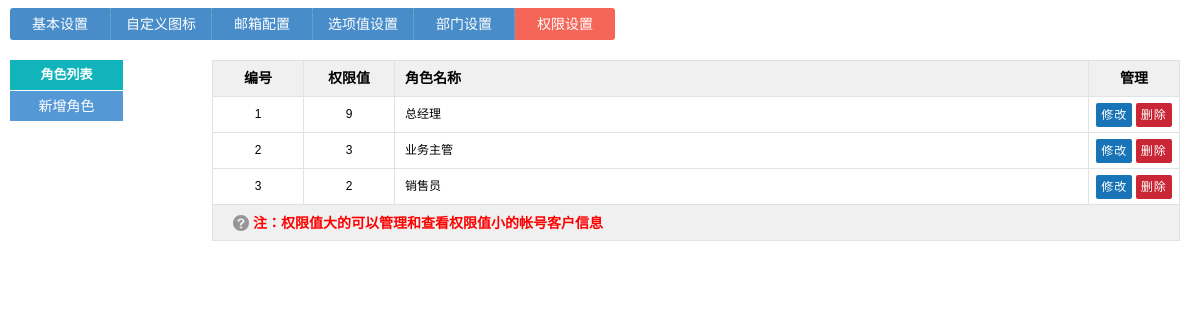
Page /index.php/role (signed in) on the committed database.
### tables this page shows
CREATE TABLE `ci_role` (
  `id` mediumint(9) NOT NULL AUTO_INCREMENT,
  `name` varchar(255) DEFAULT NULL,
  `lever` text,
  `right` int(11) DEFAULT '0' COMMENT '权限值',
  `isdel` tinyint(1) DEFAULT '0',
  PRIMARY KEY (`id`)
);

### application/controllers/role.php (called while the page is built, shortened)
<?php if (!defined('BASEPATH')) exit('No direct script access allowed');
class Role extends CI_Controller
{
    public function index()
    {
        $data['list'] = $this->mysql_model->get_results('role', array('isdel' => 0));
        $this->load->view('role/index', $data);
    }
}

### index.php (called while the page is built, shortened)
<?php
require_once BASEPATH . 'core/CodeIgniter.php';

### application/models/mysql_model.php (called while the page is built, shortened)
<?php if (!defined('BASEPATH')) exit('No direct script access allowed');
class Mysql_model extends CI_Model
{
    public function get_results($table, $where = '', $type = 2)
    {
        $this->db->from($this->db->dbprefix($table));
        if (is_array($where)) {
            $this->db->where($this->setwhere($where), NULL, FALSE);
        } else {
            if ($where) $this->db->where($where, NULL, FALSE);
        }
        $query = $this->db->get();
        switch ($type) {
            case 2:
                $result = $query->result_array();
                break;
        }
        return $result;
    }
    public function setwhere($search)
    {
        $where = ' (1=1) ';
        $order = $group = $limit1 = $limit2 = $having = '';
        foreach ($search as $key => $val) {
            $f = strpos($key, ' ') !== false ? ' ' : ' = ';
            if (strpos($key, 'or|') !== false) {
                $t = ' or ';
                $key = str_replace('or|', '', $key);
            } else {
                $t = ' and ';
            }
            if (strpos($key, 'in|') !== false) {
                $key = str_replace('in|', '', $key);
                $val = is_array($val) ? "('" . implode("','", $val) . "')" : '(' . $val . ')';
                $where .= $t . $key . ' in ' . $val;
            } elseif (strpos($key, 'like|') !== false) {
                $key = str_replace('like|', '', $key);
                $where .= $t . $key . ' like ' . $this->db->escape('%' . $val . '%');
            } elseif (strpos($key, 'find|') !== false) {
                $key = str_replace('find|', '', $key);
                $where .= $t . ' find_in_set(' . $val . ',' . $key . ')';
            } elseif (strpos($key, '#)') !== false) {
                $where .= ')';
            } else {
                $where .= $t . $key . $f . $this->db->escape($val);
            }
        }
        return $where . $group . $having . $order . $limit1;
    }
}

### application/views/role/index.php (the view, shortened to what this page needs)
<!DOCTYPE html PUBLIC "-//W3C//DTD XHTML 1.0 Transitional//EN""http://www.w3.org/TR/xhtml1/DTD/xhtml1-transitional.dtd">
<html xmlns="http://www.w3.org/1999/xhtml">
<head>
    <link href="<?php echo base_url() ?>theme/default/css/common.css" rel="stylesheet" type="text/css">
    <link rel="stylesheet" type="text/css" href="<?php echo base_url() ?>theme/default/css/sweetalert.css">
</head>
<body>
<span class="MenuboxS">
 <ul>
 <li><span><a href="<?php echo site_url('setting') ?>">基本设置</a></span></li>
 <li><span><a href="<?php echo site_url('zicon') ?>">自定义图标</a></span></li>
 <li><span><a href="<?php echo site_url('setting/mail') ?>">邮箱配置</a></span></li>
 <li><span><a href="<?php echo site_url('select') ?>">选项值设置</a></span></li>
 <li><span><a href="<?php echo site_url('group') ?>">部门设置</a></span></li>
 <li class="hover"><span><a href="<?php echo site_url('role') ?>">权限设置</a></span></li>
 </ul>
 </span>
<div id="setxhing">
    <ul class="xhing">
        <table width="100%" border="0" cellspacing="0" cellpadding="0" id="user_level">
            <tr>
                <td width="202" valign="top" class="pdt10">
                    <div class="MenuboxL">
                        <ul>
                            <li class="hover"><span><a href="?">角色列表</a></span></li>
                            <li class=""><span><a href="javascript:;" onclick='Level_Add()'>新增角色</a></span></li>
                        </ul>
                    </div>
                </td>
                <td valign="top">
                    <table width="100%" border="0" cellpadding="0" cellspacing="0">
                        <tr>
                            <td valign="top" class="td_n pdr10 pdt10">
                                <table width="100%" border="0" cellspacing="0" cellpadding="0" CLASS="table_1">
                                    <tr class="tr_t">
                                        <td width="90" class="td_l_c">编号</td>
                                        <td width="90" class="td_l_c">权限值</td>
                                        <td class="td_l_l">角色名称</td>
                                        <td width="90" class="td_l_c">管理</td>
                                    </tr>
                                    <?php foreach ($list as $arr => $row) { ?>
                                        <tr class="tr">
                                            <td class="td_l_c"><?php echo $row['id'] ?></td>
                                            <td class="td_l_c"><?php echo $row['right'] ?></td>
                                            <td class="td_l_l"><a href='#'
                                                                  onclick='Level_InfoEdit<?php echo $row['id'] ?>()'><?php echo $row['name'] ?></a>
                                            </td>
                                            <td class="td_l_c" nowrap="nowrap">
                                                <input type="button" class="btn1 btnxiug" value="修改" title="修改"
                                                       onclick='Level_InfoEdit<?php echo $row['id'] ?>()'/>
                                                <input class="btn1 btnshanc" type="button"
                                                       onclick="if(confirm(' 你真的要删除吗？')) {location.href='<?php echo site_url('role/del') ?>?id=<?php echo $row['id'] ?>';};"
                                                       title="删除" value="删除">
                                            </td>
                                        </tr>
                                    <?php } ?>
                                    <tr class="tr_t">
                                        <td colspan="4" class="td_l_l"><span class="info_help help02">注：权限值大的可以管理和查看权限值小的帐号客户信息</span>
                                        </td>
                                    </tr>
                                </table>
                            </td>
                        </tr>
                    </table>
                </td>
            </tr>
        </table>
    </ul>
</body>
</html>

### theme/default/css/common.css (style rules this page uses)
html { background: #FFF; height: 100%; }
body { margin: 0; line-height: 1.5em; font-size: 13px; color: #000000; font-family: "Microsoft YaHei", "微软雅黑", "宋体", STHeiti, MingLiu, Verdana, Geneva, sans-serif; }
dl, dt, dd, ul, ol, li, h1, h2, h3, h4, h5, h6, pre, code, form, legend, input, button, textarea, p, blockquote, th, td { margin: 0; padding: 0; }
table { border-spacing: 0; outline: 0; font-size: 12px; }
li { list-style: none; }
input, button, textarea, select, optgroup, option { font-family: inherit; font-size: inherit; font-style: inherit; font-weight: inherit; }
a:link { color: #000000; text-decoration: none; }
.xhing { padding:10px; clear:both; }
.pdr10 { padding-right: 10px; }
.pdt10 { padding-top: 10px; }
.help02 { color: red; padding-left: 20px; }
.btn1 ,a.btn1 { padding: 0 5px 0 5px; cursor: pointer; color: #fff; border: none; display: inline-block; line-height: 24px; border-radius: 2px; -moz-border-radius: 2px; -webkit-border-radius: 2px; letter-spacing:1px; }
.btnxiug, a.btnxiug { background: #1874B6; }
.btnshanc,a.btnshanc { background: #CA2736; }
.MenuboxS { font-size: 13px; min-height: 30px; margin-top: 5px; min-width:200px; }
.MenuboxS ul { margin: 0; padding: 0px; padding-left: 10px; padding-top:8px; }
.MenuboxS ul li:first-child { border-radius: 3px 0 0 3px; -moz-border-radius: 3px 0 0 3px; -webkit-border-radius: 3px 0 0 3px; }
.MenuboxS ul li:last-child { border-radius:0 3px 3px 0; -moz-border-radius:0 3px 3px 0; -webkit-border-radius:0 3px 3px 0; border-right:none; }
.MenuboxS li { float: left; cursor: pointer; min-width: 100px; text-align: center; border-right:1px dotted #72B3C7; background-color: #488DC9; font-size: 14px; display: block; line-height: 32px; }
.MenuboxS li.hover { color: #ffffff; background-color: #F56659; filter:alpha(Opacity=100);-moz-opacity:1;opacity: 1; }
.MenuboxS li.hover a:link, .MenuboxS li.hover a:visited, .MenuboxS li.hover a:active, .MenuboxS li.hover a:hover { font-size: 14px; color: #fff; display: block; }
.MenuboxS a:link, .MenuboxS a:visited, .MenuboxS a:active { font-size: 14px; color: #fff; text-decoration: none; display: block; }
.MenuboxL { font-size: 12px; }
.MenuboxL ul { margin: 0; padding: 0px; }
.MenuboxL li { float: left; cursor: pointer; width: 113px; text-align: center; background-color:#5498D6; font-size: 14px; display: block; line-height: 30px; border: 1px solid #fff; border-left:none; border-top:none; }
.MenuboxL li a { display: block; color:#fff; }
.MenuboxL li.hover { color: #ffffff; background-color: #12B4BB; }
.MenuboxL li.hover a { color: #ffffff; font-weight: bold; font-size: 13px; }
.td_n { border: 0; }
.tr { background: #FFFFFF; }
.table_1 { border-left: 1px solid #E1E2E4; border-bottom: 1px solid #E1E2E4; }
.tr_t { background-color: #EFF0EF; border-bottom: 1px solid #afc0c9; height:35px; padding-top: 0px; padding-bottom: 0px;text-align: center; font-size: 14px; font-weight: bold; color: #000; }
.td_l_l { text-align: left; border-right: 1px solid #E1E2E4; border-top: 1px solid #E1E2E4; padding-left: 10px; height:35px; padding-top: 0px; padding-bottom: 0px; }
.td_l_c { text-align: center; border-right: 1px solid #E1E2E4; border-top: 1px solid #E1E2E4; height:35px; padding-top: 0px; padding-bottom: 0px; }
input, select { border:1px solid #B9C2CA; border-radius: 2px; -moz-border-radius: 2px; -webkit-border-radius: 2px; line-height:26px; font-size: 12px; padding-left: 2px; }
.info_help { height: 20px; line-height: 20px; width: 20px; background: url(../images/ico/help.png) no-repeat; padding-left: 20px; margin-left: 10px; }

### theme/default/js/skin/default.css (style rules this page uses)
body { _margin:0; _height:100%; }

### rows in the picture
ci_role: id "1", right "9", name "总经理"
ci_role: id "2", right "3", name "业务主管"
ci_role: id "3", right "2", name "销售员"
